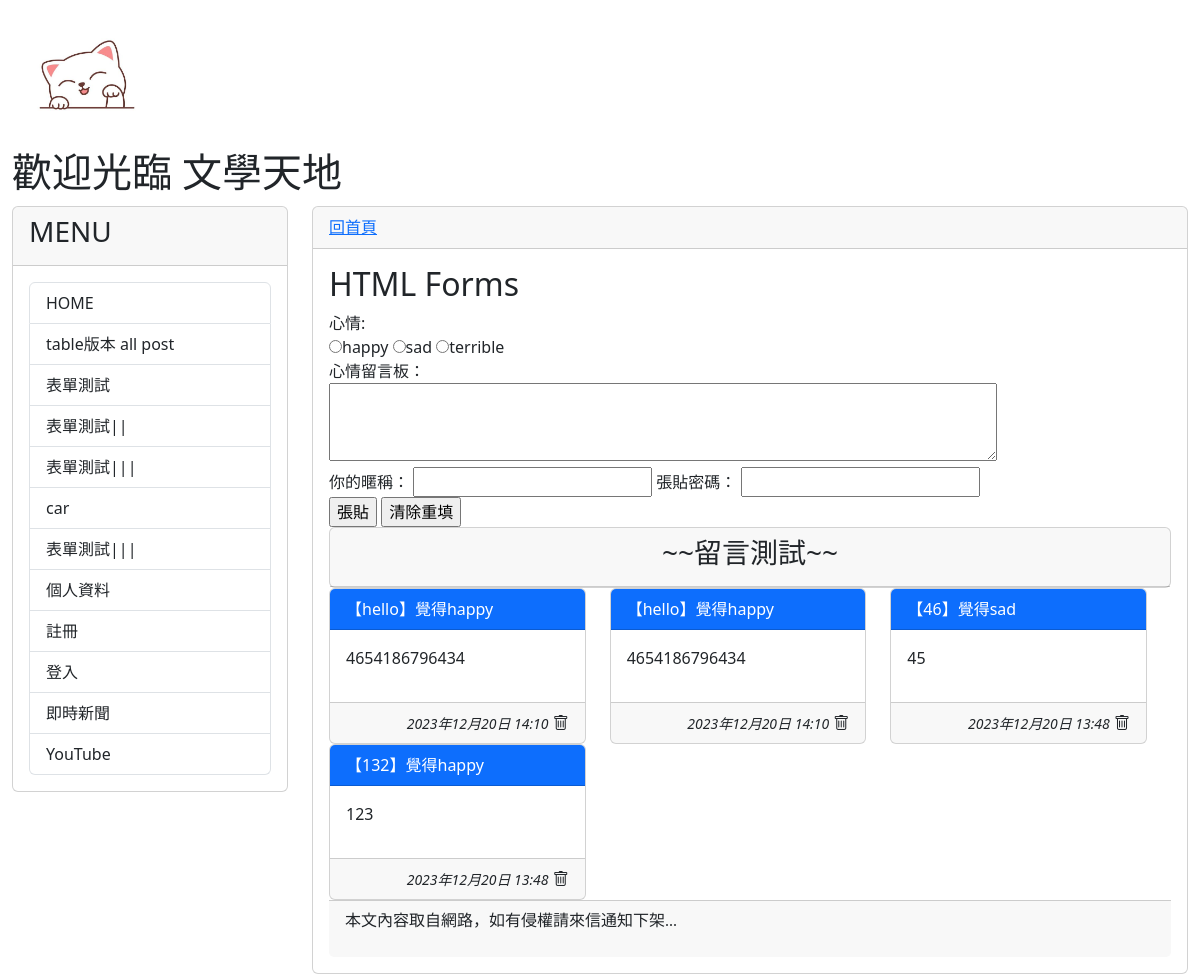
/test/new, run on an earlier commit of the app's database.
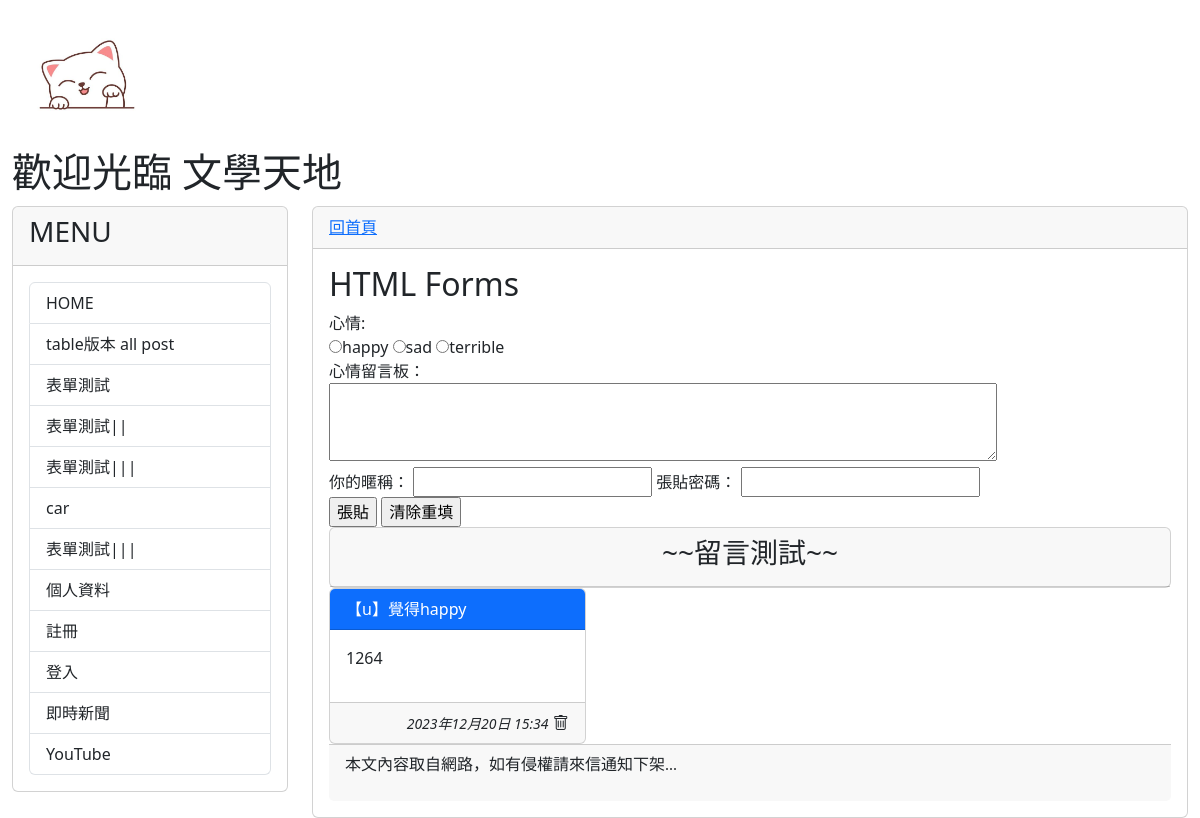
And on a later commit of the database.
### mytest/models.py (models this page shows, shortened)
class Mood(models.Model):
    status = models.CharField(max_length=10,null=False)
    def __str__(self):
        return self.status

class Post(models.Model):
    moods = models.ForeignKey('Mood', on_delete=models.CASCADE)
    nickname = models.CharField(max_length=10, default='不願意透漏身份的人')
    message = models.TextField(null=False)
    del_pass = models.CharField(max_length=10)
    pub_time = models.DateTimeField(auto_now=True)
    enabled = models.BooleanField(default=True)

### mytest/views.py (the view, shortened to what this page needs)
# urls.py: path('test/new',testv.index,name='test-name'),
def index(request):
    posts = Post.objects.filter(enabled=True).order_by('-pub_time')[:30]#[:30]取前三十個,日期排序
    moods = Mood.objects.all()#把東西從資料庫抓出來
    if request.method == 'GET':
        return render(request,'myform.html',locals())
    else:
            message = 'post/get 出現錯誤'
            return render(request,'myform.html',locals())

### mytest/templates/myform.html (shortened to what this page needs)
{% extends 'base2.html' %}
{% block headmessage %} <a  style='font-family:微軟正黑體;'href='/'>回首頁</a>{% endblock headmessage %}
{% block content %}
<h2>HTML Forms</h2>
<form action="" method="post">
    <label for="title">心情:</label><br>
    {% for m in moods %}
    <input type='radio' name='mood' value='{{ m.status }}'>{{ m.status }}</input>
    {% endfor %}
    <br>
    心情留言板：<br/>
    <textarea name='user_post' rows=3 cols=70></textarea><br/>
    <label for='user_id'>你的暱稱：</label>
    <input id='user_id' type='text' name='user_id'>
    <label for='user_pass'>張貼密碼：</label>
    <input id='user_pass' type='password' name='user_pass'><br/>
    <input type='submit' value='張貼'>
    <input type='reset' value='清除重填'>
</form>
<div class='row'>
    <div class='col-md-12'>
        <div class='card'>
            <div class='card-header' align=center>
            <h3>~~留言測試~~</h3>
        </div>
    </div>
</div>
<div class="row">
    {% for p in posts %}
     <div class="col-sm-12 col-md-4">
        <div class='card'>    {% comment %} text-white 文字顏色 {% endcomment %}
            <div class='card-header text-white bg-primary'>【{{ p.nickname }}】覺得{{ p.moods }}</div>
            <div class='card-body'>{{ p.message | linebreaks }}</div>
            <div class='card-footer' align='right'>
                <i><small>{{ p.pub_time }}</small></i>
                <i class="bi bi-trash"  onclick='go_delete({{p.id}})'></i>
            </div>
        </div>
    </div>
    {% empty %}
        目前沒有任何心情留言
    {% endfor %}
</div>
{% endblock content %}

### templates/base2.html (shortened to what this page needs)
<!DOCTYPE html>
<html>
    <head>
        <link href="https://cdn.jsdelivr.net/npm/bootstrap@5.3.2/dist/css/bootstrap.min.css" rel="stylesheet">
        <link rel="stylesheet" href="https://cdn.jsdelivr.net/npm/bootstrap-icons@1.11.2/font/bootstrap-icons.min.css">
    </head>
    <body>
        <div class="container-fluid">
            {% include 'header.html' %}
            <div class="row">
                <div class="col-sm-3 col-md-3">
                    <div class="card">
                        <div class="card-header">
                             <h3>MENU</h3>
                        </div>
                        <div class="card-body">
                            <div class="list-group">
                                <a href="/" class='list-group-item'>HOME</a>
                                <a href="{% url 'show-all-post' %}" class='list-group-item'>table版本 all post</a>
                                <a href="{% url 'post-new' %}" class='list-group-item'>表單測試</a>
                                <a  href="{% url 'test-name' %}" class='list-group-item'>表單測試||</a>
                                <a  href="{% url 'test-contact' %}" class='list-group-item'>表單測試|||</a>
                                <a href="{% url 'carlist' %}" class='list-group-item'>car</a>
                                <a  href="{% url 'test-contact' %}" class='list-group-item'>表單測試|||</a>
                                <a href="/profile/"  class="list-group-item">個人資料</a>
                                <a  href="{% url 'register' %}" class='list-group-item'>註冊</a>
                                <a  href="{% url 'login' %}" class='list-group-item'>登入</a>
                                <a href='https://google.com/news'class='list-group-item'>即時新聞</a>
                                <a href='https://www.youtube.com' class="list-group-item">YouTube</a>
                            </div>
                        </div>
                    </div>
                </div>
                <div class="col-sm-9 col-md-9">
                    <div class="card">
                        <div class="card-header">
                            {% block headmessage %}
                            {% endblock %}
                        </div>
                        <div class="card-body">
                            {% block content %} {% endblock %}
                        </div>
                        <div class="card-footer">
                            {% include 'footer.html' %}
                        </div>
                    </div>
                </div>
            </div>
        </div>
    </body>
</html>

### templates/header.html (shortened to what this page needs)
{% load static %}
<div class='well'>
    <img src="{% static "images/cat.jpg" %}" height='150px';>
</div>
<h1 style="font-family:微軟正黑體;">歡迎光臨 文學天地</h1>

### templates/footer.html
{% block footer %}
    {% if now %}
    <p style='font-family:微軟正黑體;'>現在時刻：{{ now }}</p>
    {% else %}
    <p style='font-family:微軟正黑體;'>本文內容取自網路，如有侵權請來信通知下架...</p>
    {% endif %}
{% endblock %}

What changed in the data, as far as the page shows it:
removed Post: nickname "hello", moods "happy", message "4654186796434", pub_time "2023年12月20日 14:10"
removed Post: nickname "hello", moods "happy", message "4654186796434", pub_time "2023年12月20日 14:10"
removed Post: nickname "46", moods "sad", message "45", pub_time "2023年12月20日 13:48"
removed Post: nickname "132", moods "happy", message "123", pub_time "2023年12月20日 13:48"
added Post: nickname "u", moods "happy", message "1264", pub_time "2023年12月20日 15:34"
